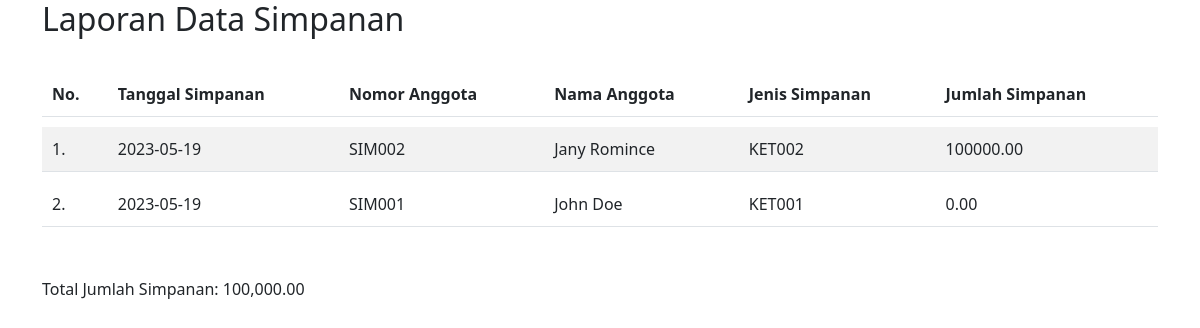
Before: /laporan_data_simpanan.php with the older database file.
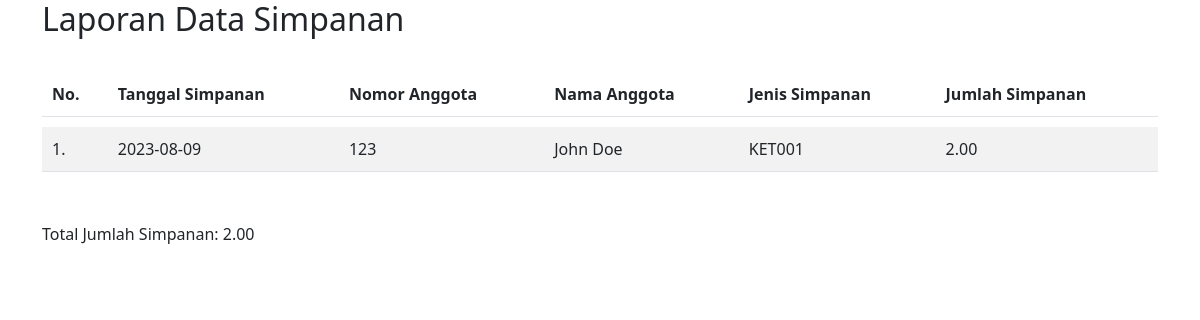
After: the same page with the newer database file.
### tables this page shows
CREATE TABLE `simpanan` (
  `ID_simpanan` varchar(20) NOT NULL,
  `No_anggota` varchar(20) DEFAULT NULL,
  `Nama_anggota` varchar(255) DEFAULT NULL,
  `Tgl_simpanan` date DEFAULT NULL,
  `NIK` varchar(20) DEFAULT NULL,
  `Nama_karyawan` varchar(255) DEFAULT NULL,
  `No_akun_kas` varchar(20) DEFAULT NULL,
  `Setoran` decimal(10,2) DEFAULT NULL,
  `Penarikan` decimal(10,2) DEFAULT NULL,
  `Keterangan_simpanan` varchar(255) DEFAULT NULL
);

CREATE TABLE `anggota` (
  `No_anggota` varchar(20) NOT NULL,
  `Nama_anggota` varchar(255) DEFAULT NULL,
  `Alamat` varchar(255) DEFAULT NULL,
  `Kota` varchar(255) DEFAULT NULL,
  `Kode_pos` varchar(10) DEFAULT NULL,
  `Tempat_lahir` varchar(255) DEFAULT NULL,
  `Tanggal_lahir` date DEFAULT NULL,
  `Umur` varchar(20) DEFAULT NULL,
  `No_KTP` varchar(20) DEFAULT NULL,
  `Jenis_kelamin` varchar(10) DEFAULT NULL,
  `Telepon` varchar(20) DEFAULT NULL,
  `Pendidikan` varchar(255) DEFAULT NULL,
  `Pekerjaan_Jabatan` varchar(255) DEFAULT NULL,
  `Tanggal_masuk` date DEFAULT NULL,
  `Simpanan_pokok` decimal(10,2) DEFAULT NULL,
  `smk` decimal(10,0) NOT NULL
);

### controller/controller.php (called while the page is built, shortened)
<?php
    function simpananAnggota() {
        $host = 'localhost';
        $db   = 'koperasi';
        $user = 'root';
        $pass = '';
        $dsn = "mysql:host=$host;dbname=$db;charset=utf8mb4";
        try {
            $pdo = new PDO($dsn, $user, $pass);
            $pdo->setAttribute(PDO::ATTR_ERRMODE, PDO::ERRMODE_EXCEPTION);
            $sql = "SELECT s.ID_simpanan, s.No_anggota, a.Nama_anggota, s.Tgl_simpanan, s.Keterangan_simpanan, s.Penarikan
                    FROM simpanan s
                    LEFT JOIN anggota a ON s.No_anggota = a.No_anggota
                    ORDER BY s.ID_simpanan DESC
                    ";
            $stmt = $pdo->prepare($sql);
            $stmt->execute();
            $simpananAnggota = $stmt->fetchAll(PDO::FETCH_ASSOC);
            return $simpananAnggota;
        } catch (PDOException $e) {
            echo "Error: " . $e->getMessage();
            return [];
        }
    }
?>

### laporan_data_simpanan.php (the view, shortened to what this page needs)
<?php
    require 'controller/controller.php';
    $simpananAnggota = simpananAnggota();
    $totalJumlahSimpanan = 0;
    foreach ($simpananAnggota as $row) {
        $totalJumlahSimpanan += $row['Penarikan'];
    }
?>
<!DOCTYPE html>
<html>
<head>
    <link rel="stylesheet" href="https://cdn.jsdelivr.net/npm/bootstrap@5.3.0/dist/css/bootstrap.min.css">
    <link rel="stylesheet" href="assets/css/style.css">
</head>
<body>
    <div class="container">
        <h2 class="mb-4">Laporan Data Simpanan</h2>
        <div class="table-responsive">
            <table class="table table-striped">
                <thead class="thead-light">
                    <tr>
                        <th>No.</th>
                        <th>Tanggal Simpanan</th>
                        <th>Nomor Anggota</th>
                        <th>Nama Anggota</th>
                        <th>Jenis Simpanan</th>
                        <th>Jumlah Simpanan</th>
                    </tr>
                </thead>
                <tbody>
                    <?php $i = 1; ?>
                    <?php foreach ($simpananAnggota as $row): ?>
                    <tr>
                        <td><?= $i ?>.</td>
                        <td><?= $row['Tgl_simpanan'] ?></td>
                        <td><?= $row['ID_simpanan'] ?></td>
                        <td><?= $row['Nama_anggota'] ?></td>
                        <td><?= $row['Keterangan_simpanan'] ?></td>
                        <td><?= $row['Penarikan'] ?></td>
                    </tr>
                    <?php $i++ ?>
                    <?php endforeach; ?>
                </tbody>
            </table>
        </div>
        <div class="mt-4">
            <p>Total Jumlah Simpanan: <?= number_format($totalJumlahSimpanan, 2); ?></p>
        </div>
    </div>
</body>
</html>

### assets/css/style.css (style rules this page uses)
.table { border-collapse: separate; border-spacing: 0 10px; }
.table th, .table td { padding: 10px; }

Changed rows visible on the page:
removed simpanan: Tgl_simpanan "2023-05-19", ID_simpanan "SIM002", No_anggota.Nama_anggota "Jany Romince", Keterangan_simpanan "KET002", Penarikan "100000.00"
removed simpanan: Tgl_simpanan "2023-05-19", ID_simpanan "SIM001", No_anggota.Nama_anggota "John Doe", Keterangan_simpanan "KET001", Penarikan "0.00"
added simpanan: Tgl_simpanan "2023-08-09", ID_simpanan "123", No_anggota.Nama_anggota "John Doe", Keterangan_simpanan "KET001", Penarikan "2.00"
Other visible differences:
$totalJumlahSimpanan: "100,000.00" → "2.00"
